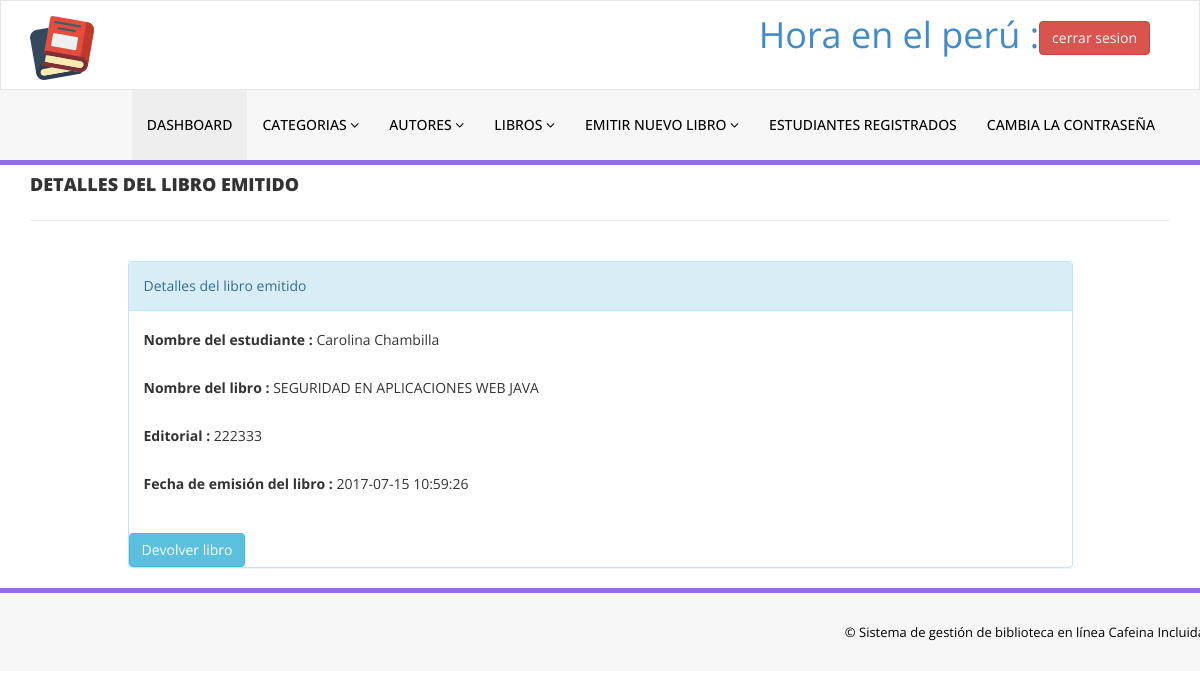
The app's page /admin/update-issue-bookdeails.php?rid=5 (signed in) with its own data.
### tables this page shows
CREATE TABLE `tblissuedbookdetails` (
  `id` int(11) NOT NULL,
  `BookId` int(11) DEFAULT NULL,
  `StudentID` varchar(150) DEFAULT NULL,
  `IssuesDate` timestamp NULL DEFAULT CURRENT_TIMESTAMP,
  `ReturnDate` timestamp NULL DEFAULT NULL ON UPDATE CURRENT_TIMESTAMP,
  `RetrunStatus` int(1) DEFAULT NULL,
  `fine` int(11) DEFAULT NULL
);

CREATE TABLE `tblstudents` (
  `id` int(11) NOT NULL,
  `StudentId` varchar(100) DEFAULT NULL,
  `FullName` varchar(120) DEFAULT NULL,
  `EmailId` varchar(120) DEFAULT NULL,
  `MobileNumber` char(11) DEFAULT NULL,
  `Password` varchar(120) DEFAULT NULL,
  `Status` int(1) DEFAULT NULL,
  `RegDate` timestamp NULL DEFAULT CURRENT_TIMESTAMP,
  `UpdationDate` timestamp NULL DEFAULT NULL ON UPDATE CURRENT_TIMESTAMP
);

CREATE TABLE `tblbooks` (
  `id` int(11) NOT NULL,
  `BookName` varchar(255) DEFAULT NULL,
  `CatId` int(11) DEFAULT NULL,
  `AuthorId` int(11) DEFAULT NULL,
  `ISBNNumber` int(11) DEFAULT NULL,
  `BookPrice` int(11) DEFAULT NULL,
  `RegDate` timestamp NULL DEFAULT CURRENT_TIMESTAMP,
  `UpdationDate` timestamp NULL DEFAULT NULL ON UPDATE CURRENT_TIMESTAMP
);

### admin/update-issue-bookdeails.php (the view, shortened to what this page needs)
<?php
include('includes/config.php');
if(strlen($_SESSION['alogin'])==0)
    {
header('location:index.php');
}
else{
?>
<!DOCTYPE html>
<html xmlns="http://www.w3.org/1999/xhtml">
<head>
    <link href="assets/css/bootstrap.css" rel="stylesheet" />
    <link href="assets/css/font-awesome.css" rel="stylesheet" />
    <link href="assets/css/style.css" rel="stylesheet" />
</head>
<body>
<?php include('includes/header.php');?>
    <div class="content-wra
    <div class="content-wrapper">
         <div class="container">
        <div class="row pad-botm">
            <div class="col-md-12">
                <h4 class="header-line">Detalles del libro emitido</h4>
                            </div>
</div>
<div class="row">
<div class="col-md-10 col-sm-6 col-xs-12 col-md-offset-1"">
<div class="panel panel-info">
<div class="panel-heading">
Detalles del libro emitido
</div>
<div class="panel-body">
<form role="form" method="post">
<?php
$rid=intval($_GET['rid']);
$sql = "SELECT tblstudents.FullName,tblbooks.BookName,tblbooks.ISBNNumber,tblissuedbookdetails.IssuesDate,tblissuedbookdetails.id as rid,tblissuedbookdetails.fine,tblissuedbookdetails.RetrunStatus from  tblissuedbookdetails join tblstudents on tblstudents.StudentId=tblissuedbookdetails.StudentId join tblbooks on tblbooks.id=tblissuedbookdetails.BookId where tblissuedbookdetails.id=:rid";
$query = $dbh -> prepare($sql);
$query->bindParam(':rid',$rid,PDO::PARAM_STR);
$query->execute();
$results=$query->fetchAll(PDO::FETCH_OBJ);
if($query->rowCount() > 0)
{
foreach($results as $result)
{               ?>
<div class="form-group">
<label>Nombre del estudiante :</label>
<?php echo htmlentities($result->FullName);?>
</div>
<div class="form-group">
<label>Nombre del libro :</label>
<?php echo htmlentities($result->BookName);?>
</div>
<div class="form-group">
<label>Editorial :</label>
<?php echo htmlentities($result->ISBNNumber);?>
</div>
<div class="form-group">
<label>Fecha de emisión del libro :</label>
<?php echo htmlentities($result->IssuesDate);?>
</div>
</div>
 <?php if($result->RetrunStatus==0){?>
<button type="submit" name="return" id="submit" class="btn btn-info">Devolver libro </button>
 </div>
<?php }}} ?>
                            </div>
                        </div>
                            </div>
        </div>
  <?php include('includes/footer.php');?>
</body>
</html>
<?php } ?>

### admin/assets/css/style.css (style rules this page uses)
.header-line { font-weight:900; padding-bottom:25px; border-bottom:1px solid #eeeeee; text-transform:uppercase; }
.pad-botm { padding-bottom:30px; }

### records on screen
tblissuedbookdetails: tblstudents.FullName "Carolina Chambilla", BookId.BookName "SEGURIDAD EN APLICACIONES WEB JAVA", BookId.ISBNNumber "222333", IssuesDate "2017-07-15 10:59:26", RetrunStatus "Devolver libro"
